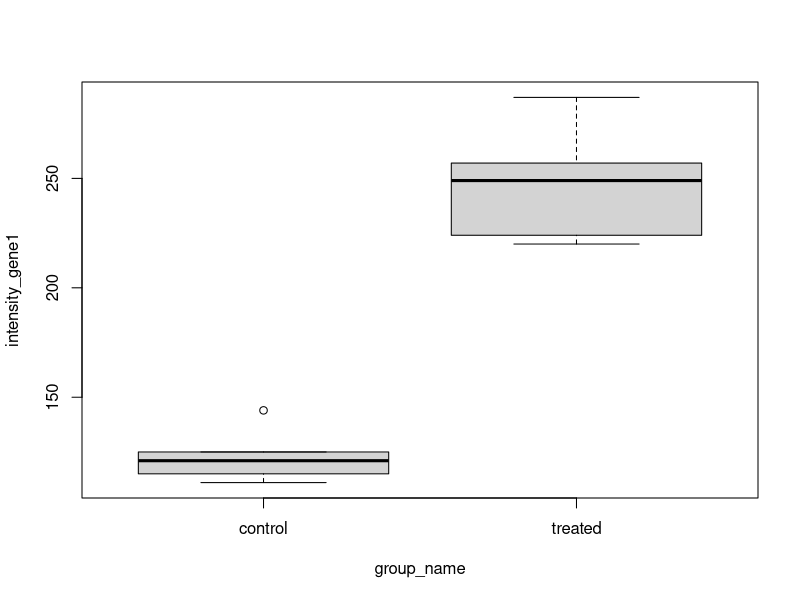
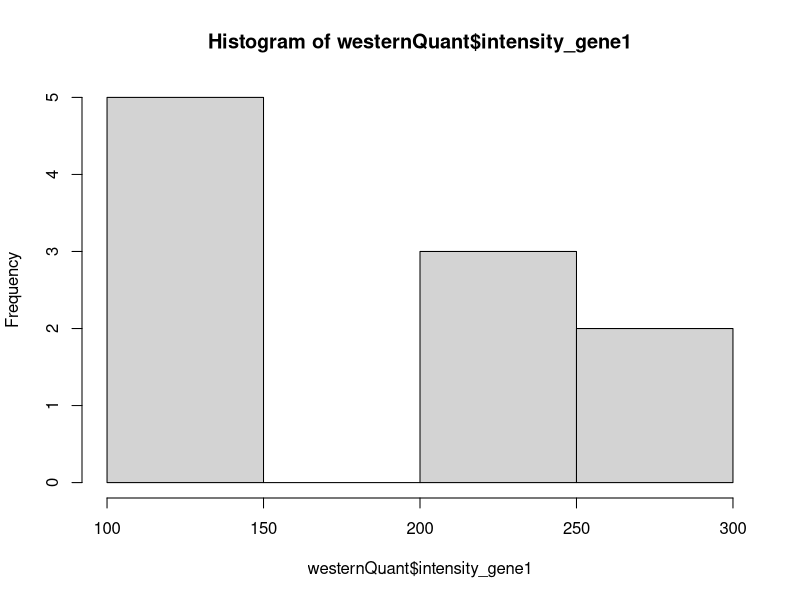

R code for these plots, in order: (Note: this script raises an error after producing the figures.)
## ---- chunk 1
library(tidyverse)
## ---- chunk 2
my_name <- "Matt"
my_name = "Matt"
## ---- chunk 3
class(my_name)
typeof(my_name)
## ---- chunk 4
count <- 10

class(count)
## ---- chunk 5
bool1 <- TRUE

bool2 <- FALSE

class(bool1)

class(bool2)
## ---- chunk 6
months <- c("Dec", "Apr", "Jan", "Mar")

sort(months)

months_factor <- factor(months,
                        levels = c("Jan", "Mar", "Apr", "Dec"))

sort(months_factor)
## ---- chunk 7
months <- c("Dec", "Apr", "Jan", "Mar")
is.vector(months)
## ---- chunk 8
list_of_stuff <-
    list("first",
         2,
         c(TRUE, TRUE, FALSE))
list_of_stuff

other_list <-
    list("first" = "first",
         "second" = 2,
         "third" = c(TRUE, TRUE, FALSE))
other_list$third
## ---- chunk 9
important_data <-
    data.frame(names = c("Matt", "Luda", "John"),
               pets = c("dog", "cat", "dog"),
               pie_or_cake = c("pie", "cake", "pie"))
important_data

important_data$names
## ---- chunk 10
my_matrix <- matrix(c(1, 2, 3, 4, 5, "bob"),
                    nrow = 2,
                    ncol = 3)
my_matrix
is.numeric(my_matrix)
## ---- chunk 11
numbers <- c(1, 2, 3, 4, 5)

min(numbers)

max(numbers)

sum(numbers)

mean(numbers)
## ---- chunk 12
help(min)

help(max)

help(sum)

help(mean)
## ---- chunk 13
my_name <- "Matt"
MY_NAME <- "Luda"

my_name == MY_NAME
## ---- chunk 14

## ---- chunk 15

## ---- chunk 16

## ---- chunk 17

## ---- chunk 18
westernQuant <- read_tsv("Sessions/01/westernQuant.txt")

westernQuant
## ---- chunk 19
class(westernQuant)
## ---- chunk 20
westernQuant$group_name
## ---- chunk 21
# first row, first column (just one element)
westernQuant[1, 1]

# First row, all columns
westernQuant[1, ]

# First column, all rows
westernQuant[, 1]

# First 5 rows, all columns
westernQuant[c(1:5), ]
## ---- chunk 22
head(westernQuant)

tail(westernQuant)
## ---- chunk 23
summary(westernQuant)
## ---- chunk 24
min(westernQuant$intensity_gene1)

max(westernQuant$intensity_gene1)

mean(westernQuant$intensity_gene1)
## ---- chunk 25
min(westernQuant$intensity_gene2)

max(westernQuant$intensity_gene2)

mean(westernQuant$intensity_gene2)

min(westernQuant$intensity_gene2, na.rm = TRUE)

max(westernQuant$intensity_gene2, na.rm = TRUE)

mean(westernQuant$intensity_gene2, na.rm = TRUE)
## ---- chunk 26
boxplot(intensity_gene1 ~ group_name,
        data = westernQuant)
## ---- chunk 27
hist(westernQuant$intensity_gene1)
## ---- chunk 28

## ---- chunk 29

## ---- chunk 30

## ---- chunk 31

## ---- chunk 32

## ---- chunk 33

## ---- chunk 34

## ---- chunk 35
#install.packages("tidyverse")

library(tidyverse)

# Backup plan if you run into lots of errors there...

#install.packages(c("dplyr", "ggplot2"))

library(dplyr)

library(ggplot2)
## ---- chunk 36
westernQuant <-
    westernQuant %>%
    mutate(intensity_gene1_log = log2(intensity_gene1))
westernQuant
## ---- chunk 37
westernQuant %>%
  select(intensity_gene1, group_name)
## ---- chunk 38
westernQuant %>%
  rename(Group = group_name)
## ---- chunk 39
arranged1 <- westernQuant %>%
  arrange(intensity_gene1)

head(arranged1)

tail(arranged1)

arranged2 <- westernQuant %>%
  arrange(-intensity_gene1)

head(arranged2)

tail(arranged2)
## ---- chunk 40
westernQuant %>%
  group_by(group_name) %>%
  summarize(mean_intensity = mean(intensity_gene1)) %>%
  ungroup()
## ---- chunk 41
temperatures <- read.delim("Sessions/01/weather_temps.txt", header = TRUE)
temperatures
## ---- chunk 42
long_temps <-
    temperatures %>%
    pivot_longer(cols = c(Jan,
                          Feb,
                          Mar,
                          Apr,
                          May,
                          Jun,
                          Jul,
                          Aug,
                          Sep,
                          Oct,
                          Nov,
                          Dec),
                 names_to = "month",
                 values_to = "temp")

long_temps <-
    temperatures %>%
    pivot_longer(cols = c(-Country,
                          -City),
                 names_to = "month",
                 values_to = "temp")

long_temps
## ---- chunk 43
wide_again <-
  long_temps %>%
  pivot_wider(names_from = "month",
              values_from = "temp")

wide_again
## ---- chunk 44
rain <- read_tsv("Sessions/01/weather_precip.tsv")
rain

rain <-
    rain %>%
    pivot_longer(cols = c(-Region,
                          -Country,
                          -City,
                          -Yearly),
                 names_to = "month",
                 values_to = "rainfall")
rain
## ---- chunk 45
colnames(long_temps)
colnames(rain)
nrow(long_temps)
nrow(rain)

left_join(long_temps,
          rain)

right_join(long_temps,
           rain)

full_join(long_temps,
          rain)

inner_join(long_temps,
           rain)
## ---- chunk 46
write.table(wide_again,
            file = "exampleOutput.txt",
            quote = FALSE,
            sep = "\t",
            row.names = FALSE)

write_tsv(wide_again,
          file = "exampleOutputAlso.txt")
## ---- chunk 47
a <- 1

b <- 4

a == b

a = b

a

a != 5
## ---- chunk 48

## ---- chunk 49

## ---- chunk 50

## ---- chunk 51

## ---- chunk 52

## ---- chunk 53

## ---- chunk 54
ggplot(mtcars,
       aes(x = hp,
           y = carb)) +
  geom_point()

# Set the overall look of the plot - I like the white background better than gray
theme_set(theme_bw())
# Put the title in the middle of the top instead of the left
theme_update(plot.title = element_text(hjust = 0.5))

ggplot(mtcars,
       aes(x = hp,
           y = carb)) +
  geom_point() +
  theme_bw()
## ---- chunk 55
mtcars %>%
  ggplot(aes(x = as.factor(cyl),
             y = hp)) +
  geom_boxplot(color = "red",
               fill = "blue",
               size = 4)

ggplot(mtcars,
       aes(x = hp,
           y = carb,
           color = as.factor(vs),
           shape = as.factor(gear),
           size = disp)) +
  geom_point()
## ---- chunk 56
hist(storms$pressure, n = 200)

ggplot(storms,
       aes(x = pressure)) +
  geom_histogram(bins = 200)
## ---- chunk 57
mtcars %>%
  rownames_to_column("car_make") %>%
  mutate(car_make = str_remove(car_make," .+")) %>%
  ggplot(aes(x = car_make, y = hp)) +
  geom_col(color = "red") +
  theme(axis.text.x = element_text(angle = 90, hjust = 1)) +
  ggtitle("this is a title") +
  theme_update(plot.title = element_text(hjust = 0.5))

mtcars %>%
  rownames_to_column("car_make") %>%
  ggplot(aes(y = car_make, x = hp)) +
  geom_col()
## ---- chunk 58
ggplot(mtcars) +
  geom_point(aes(x = hp, y = disp)) +
  labs(x = "X label goes here",
       y = "Y label goes here",
       title = "This is a title",
       subtitle = "Subtitle!",
       caption = "Cannon et al, 2034!",
       tag = "A")
## ---- chunk 59
ggplot(storms,
       aes(x = pressure,
           fill = category)) +
  # alpha sets transparency - 0 is clear, 1 is opaque
  geom_density(alpha = 0.5) +
  # The brewer color palettes are pretty, and "Set2" is color-blind friendly
  scale_color_brewer(palette = "Set2") +
  theme(legend.position = c(0.2, 0.9),
        legend.direction = "horizontal",
        legend.key.width = unit(2, "cm"),
        legend.title = element_text(face = "bold"),
        strip.background = element_rect(color = "white", fill = "white"),
        strip.text.x = element_text(size = 30, face = "bold"),
        panel.grid.major = element_blank(),
        panel.grid.minor = element_blank(),
        panel.border = element_blank(),
        axis.line.x = element_line(color = "black"),
        axis.text.y = element_blank(),
        axis.ticks.y = element_blank())
## ---- chunk 60
ggsave("examplePlot.png",
       width = 10,
       height = 8)

plot_in_variable <-
  ggplot(dplyr::storms,
         aes(x = pressure)) +
  geom_histogram(bins = 100) +
  facet_wrap(~ category)

# ggsave will get the plot size from how big your "plot" windows is in the right pane if you don't specify it!!!!!
ggsave("anotherExamplePlot.png",
       plot = plot_in_variable)
## ---- chunk 61
png("examplePlot.png",
    width = 10,
    height = 8)
hist(storms$pressure, n = 200)
dev.off()

pdf("examplePlot.pdf",
    width = 10,
    height = 8)
hist(storms$pressure, n = 200)
hist(storms$wind, n = 200)
dev.off()
## ---- chunk 62

## ---- chunk 63

## ---- chunk 64

